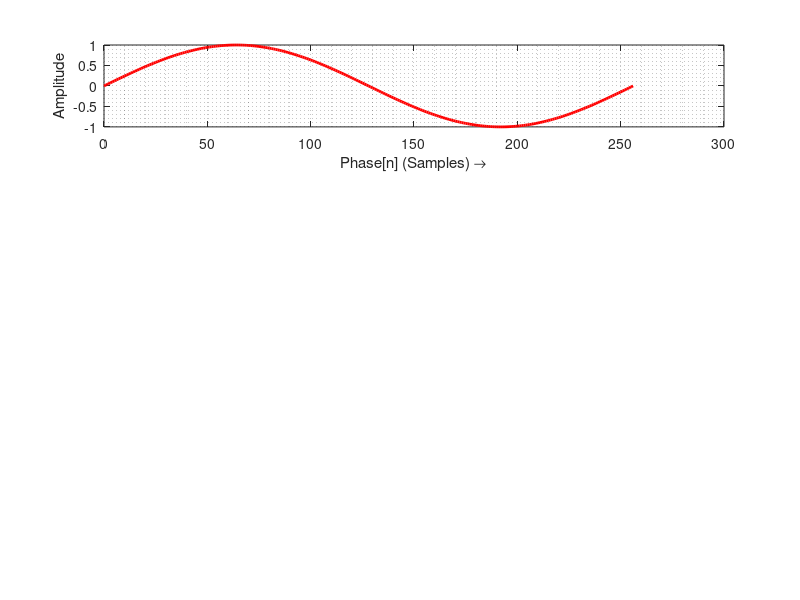

Write MATLAB code to recreate this figure. (Note: this script raises an error after producing the figure.)
% BAIT17 - Audio Signal Processing Toolbox for Android
% author: georgrem, stockan1
% version: 1.0, February 2017
% 
% Direct digital synthesis (DDS) with MATLAB
% Frequency synthesis is used for creating waveforms from a single,
% fixed-frequency reference clock.

function[] = dds()

format compact; format shortE; clear; clc;

W = 8;                 % Number of bits
M = [1 2 10 25];        % Tuning words, M = 1 = longest period
N = 2^W;                % Number of entries in the lookup table
fs = 48e3;              % Sampling frequency
t = 0:1:N;            % "Time" samples
A = 1;                  % Amplitude
plotSignal = 1;         % plot waveforms

% Generate lookup tables for the waveform
figure(1);
for i=1:length(M)
    f0 = getFrequency(M(i),N,fs);
    phase = A * sin(2*pi*f0/fs*t);
    if (plotSignal == 1)
        subplot(length(M),1,i), plot(0:length(phase)-1,phase,'r','LineWidth',2), grid minor;
        xlabel('Phase[n] (Samples) \rightarrow');
        ylabel('Amplitude');
        legend(sprintf('Entries in lookup table=%d, M=%d', N, M(i)), 'Location','NE');
        axis([0 N -1 1]);
    end
    % Write array to ASCII-delimited file
    file = strcat('output/waveform_m', num2str(M(i)), '.txt');
    dlmwrite(file, phase);
end

    function[f] = getFrequency(M,N,fs)
        f = M*fs/N;
    end

end